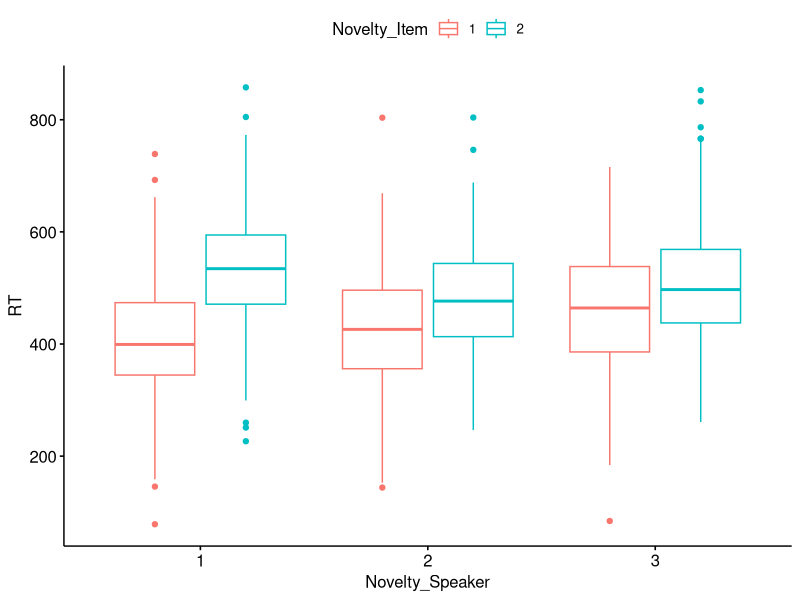
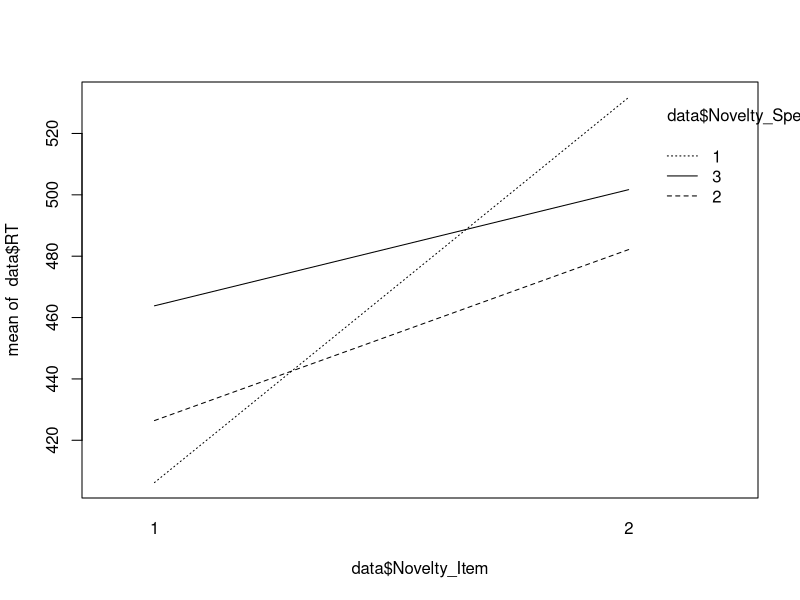

Recreate these plots in R, in order.
## nonsense simulation to help me think about this stuff

library(dplyr)
library("ggpubr")

# setup
rm(list=ls(all=TRUE));
participants = 20;
items = 20;
F1 = 3;
F2 = 2;
SD = 100;
E = matrix(c(-4, -2.5, -1.5, 1, -1, 0), nrow=F2, ncol=F1, byrow=TRUE);

data <- data.frame(Index=integer(),
                   Participant=integer(),
                   Item=integer(),
                   RT=double(),
                   Novelty_Speaker=factor(),
                   Novelty_Item=factor(),
                   stringsAsFactors=FALSE);

index = 1;
for (i in 1:participants) {
  for (j in 1:items) {
    for (k in 1:F1) {
      for (n in 1:F2) {
        entry <- list(Index=index,
                      Participant=i,
                      Item=j,
                      RT=rnorm(1, mean=500, sd=SD) + (E[n,k] * rnorm(1, mean=25, sd=5)),
                      Novelty_Speaker=k,
                      Novelty_Item=n);
        data = rbind(data, entry, stringsAsFactors=FALSE);
        index = index + 1;
      }
    }
  }
}

levels(data$Novelty_Speaker) = gl(3, 1, length=3, labels=c("F_O", "F_N", "N"));
levels(data$Novelty_Item) = gl(2, 1, length=2, labels=c("K", "U"))
data$Novelty_Speaker = factor(data$Novelty_Speaker);
data$Novelty_Item = factor(data$Novelty_Item);

# remove parts of the data (unknown items + known speaker same)
data_bkup <- data;
x = which(data$Novelty_Item == 2);
y = which(data[x,]$Novelty_Speaker == 1);
z = which(!(1:(participants*items*F1*F2) %in% y));
data = data_bkup[z,];

# visualise
ggboxplot(data, x = "Novelty_Speaker", y = "RT", color="Novelty_Item")

# analyse
car::leveneTest(RT ~ Novelty_Item * Novelty_Speaker, data=data)
res.aov2 <- aov(RT ~ Novelty_Item * Novelty_Speaker, data=data)
summary(res.aov2)
TukeyHSD(res.aov2, which = "Novelty_Speaker")
TukeyHSD(res.aov2, which = "Novelty_Item")
interaction.plot(data$Novelty_Item, data$Novelty_Speaker, response=data$RT)